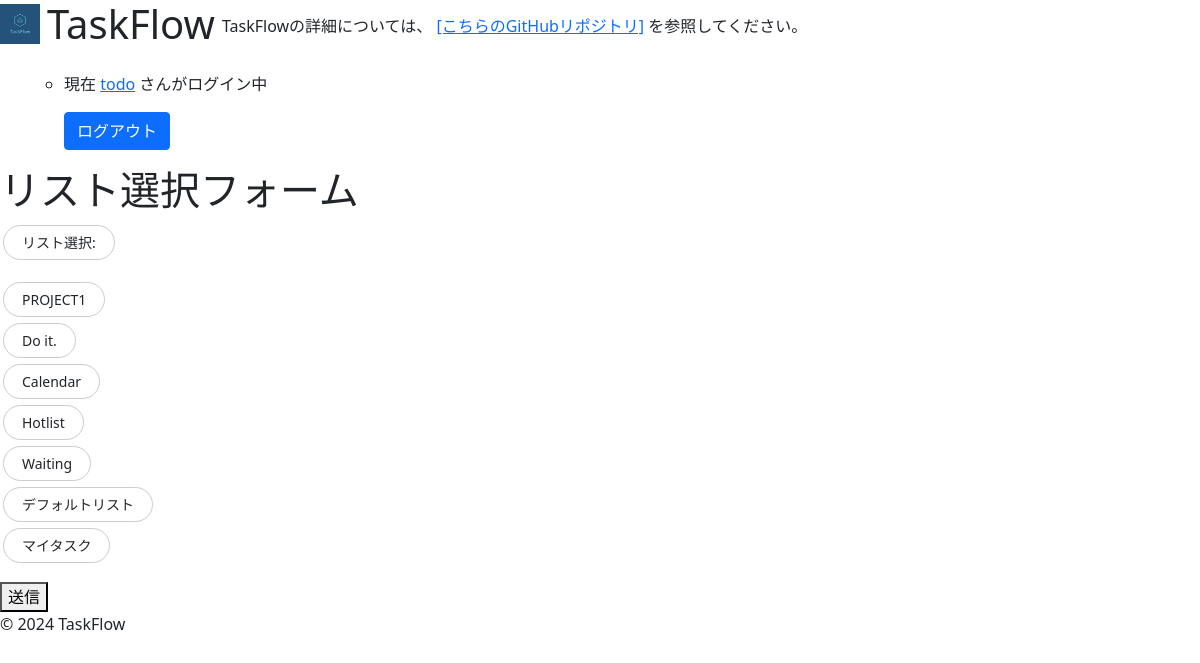
The page /select-list/ (signed in) on the database its author committed.
### accounts/models.py (models this page shows)
class CustomUser(AbstractUser):
    username=models.CharField(max_length=20,null=False,unique=True) #ユーザーネーム
    age=models.IntegerField(null=True, blank=True) #年齢
    mail=models.EmailField(max_length=30,null=True, blank=True,unique=True) #メールアドレス

### todo_app/models.py (models this page shows)
class TaskList(models.Model):
    name=models.CharField(max_length=20) #リスト名
    def __str__(self):
        return self.name

### todo_app/views.py (the view, shortened to what this page needs)
# urls.py: path('select-list/', ListSelectView.as_view(), name='select_list'),#リスト選択
class ListSelectView(FormView):
    template_name = 'todo_app/list_select_form.html'  # 使用するテンプレート
    form_class = ListSelectForm  # 使用するフォーム
    success_url = reverse_lazy('task_list')  # フォーム送信後のリダイレクト先

### templates/todo_app/list_select_form.html (shortened to what this page needs)
{% extends 'base.html' %}
{% block content %}
<h1>リスト選択フォーム</h1>
<form method="post" class="checkbox" name="selected_lists">
    {{ form.as_p }}
    <button type="submit">送信</button>
</form>
{%endblock%}

### templates/base.html (shortened to what this page needs)
{% load static %}
<!DOCTYPE html>
<html lang="ja">
<head>
    <link rel="stylesheet" href="{%static 'css/style.css'%}">
    <link href="https://cdn.jsdelivr.net/npm/bootstrap@5.0.2/dist/css/bootstrap.min.css" rel="stylesheet">
</head>
<body>
    <div class="header">
            <img src="{% static 'images/logo - コピー.png' %}" alt="Sample Logo" class="clickable-image" id="image-1">
        <h1>TaskFlow</h1>
        <p class="description">TaskFlowの詳細については、
            <a href="https://github.com/02naa98/TaskFlow/blob/5c21718b4c6a0ca746376e708a8c205c8d710d94/README.md" target="_blank">[こちらのGitHubリポジトリ]</a>
            を参照してください。</p>
    </div>
    <br>
        <nav>
            <ul>
                <nav>
                    <ul>
                        {% if request.user.is_authenticated %}
                            <li>
                                <form action="{% url 'logout' %}" method="post">
                                    <p>現在
                                        <a href="{%url 'temporary_profile' user.username%}">{{ user.username }}</a>
                                        さんがログイン中
                                    </p>
                                    <button type="submit" class="btn btn-primary">ログアウト</button>
                                </form>
                            </li>
                        {% endif %}
                    </ul>
                </nav>
            </ul>
        </nav>
    <main>
        {% block content %}
        {% endblock %}
    </main>
    <footer>
        <p>&copy; 2024 TaskFlow</p>
    </footer>
</body>
</html>

### static/css/style.css (style rules this page uses)
.header { display: flex; align-items: center; }
.header h1 { margin: 0; font-size: 40px; margin-left: 7px; margin-right: 7px; }
.header img { height: 40px; width: auto; vertical-align: middle; }
.description { font-size: 16px; line-height: 1.6; margin-top: 0; margin-bottom: 0; padding-top: 5px; }
body { background-color: #f8f8f8; margin: 0; padding: 0; font-family: Arial, sans-serif; }
label { display: inline-block; border-radius: 20px; text-align: center; text-decoration: none; border: solid 1px #ccc; transition: 0.25s; padding: 6px 18px; cursor: pointer; font-size: 14px; margin: 3px; }

### rows shown on the page
CustomUser: username "todo"
TaskList: as_p "リスト選択: PROJECT1 Do it. Calendar Hotlist Waiting デフォルトリスト マイタスク"
